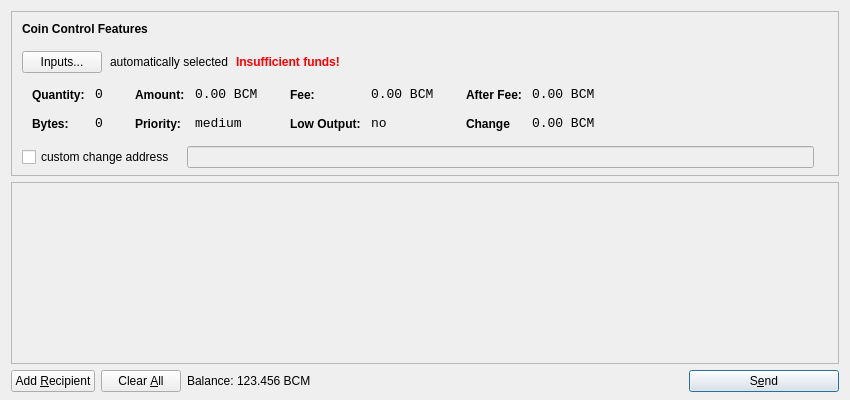
<?xml version="1.0" encoding="UTF-8"?>
<ui version="4.0">
 <class>SendCoinsDialog</class>
 <widget class="QDialog" name="SendCoinsDialog">
  <property name="geometry">
   <rect>
    <x>0</x>
    <y>0</y>
    <width>850</width>
    <height>400</height>
   </rect>
  </property>
  <property name="windowTitle">
   <string>Send Coins</string>
  </property>
  <layout class="QVBoxLayout" name="verticalLayout" stretch="0,1,0">
   <property name="bottomMargin">
    <number>8</number>
   </property>
   <item>
    <widget class="QFrame" name="frameCoinControl">
     <property name="sizePolicy">
      <sizepolicy hsizetype="Expanding" vsizetype="Expanding">
       <horstretch>0</horstretch>
       <verstretch>0</verstretch>
      </sizepolicy>
     </property>
     <property name="maximumSize">
      <size>
       <width>16777215</width>
       <height>16777215</height>
      </size>
     </property>
     <property name="frameShape">
      <enum>QFrame::StyledPanel</enum>
     </property>
     <property name="frameShadow">
      <enum>QFrame::Sunken</enum>
     </property>
     <layout class="QVBoxLayout" name="verticalLayoutCoinControl2">
      <property name="spacing">
       <number>6</number>
      </property>
      <property name="leftMargin">
       <number>0</number>
      </property>
      <property name="topMargin">
       <number>0</number>
      </property>
      <property name="rightMargin">
       <number>0</number>
      </property>
      <property name="bottomMargin">
       <number>6</number>
      </property>
      <item>
       <layout class="QVBoxLayout" name="verticalLayoutCoinControl" stretch="0,0,0,0,1">
        <property name="spacing">
         <number>0</number>
        </property>
        <property name="leftMargin">
         <number>10</number>
        </property>
        <property name="topMargin">
         <number>10</number>
        </property>
        <item>
         <layout class="QHBoxLayout" name="horizontalLayoutCoinControl1">
          <property name="bottomMargin">
           <number>15</number>
          </property>
          <item>
           <widget class="QLabel" name="labelCoinControlFeatures">
            <property name="sizePolicy">
             <sizepolicy hsizetype="Preferred" vsizetype="Maximum">
              <horstretch>0</horstretch>
              <verstretch>0</verstretch>
             </sizepolicy>
            </property>
            <property name="font">
             <font>
              <weight>75</weight>
              <bold>true</bold>
             </font>
            </property>
            <property name="styleSheet">
             <string notr="true">font-weight:bold;</string>
            </property>
            <property name="text">
             <string>Coin Control Features</string>
            </property>
           </widget>
          </item>
         </layout>
        </item>
        <item>
         <layout class="QHBoxLayout" name="horizontalLayoutCoinControl2" stretch="0,0,0,0">
          <property name="spacing">
           <number>8</number>
          </property>
          <property name="bottomMargin">
           <number>10</number>
          </property>
          <item>
           <widget class="QPushButton" name="pushButtonCoinControl">
            <property name="styleSheet">
             <string notr="true"/>
            </property>
            <property name="text">
             <string>Inputs...</string>
            </property>
           </widget>
          </item>
          <item>
           <widget class="QLabel" name="labelCoinControlAutomaticallySelected">
            <property name="text">
             <string>automatically selected</string>
            </property>
            <property name="margin">
             <number>5</number>
            </property>
           </widget>
          </item>
          <item>
           <widget class="QLabel" name="labelCoinControlInsuffFunds">
            <property name="font">
             <font>
              <weight>75</weight>
              <bold>true</bold>
             </font>
            </property>
            <property name="styleSheet">
             <string notr="true">color:red;font-weight:bold;</string>
            </property>
            <property name="text">
             <string>Insufficient funds!</string>
            </property>
            <property name="margin">
             <number>5</number>
            </property>
           </widget>
          </item>
          <item>
           <spacer name="horizontalSpacerCoinControl">
            <property name="orientation">
             <enum>Qt::Horizontal</enum>
            </property>
            <property name="sizeHint" stdset="0">
             <size>
              <width>40</width>
              <height>1</height>
             </size>
            </property>
           </spacer>
          </item>
         </layout>
        </item>
        <item>
         <widget class="QWidget" name="widgetCoinControl" native="true">
          <property name="sizePolicy">
           <sizepolicy hsizetype="Preferred" vsizetype="Preferred">
            <horstretch>0</horstretch>
            <verstretch>0</verstretch>
           </sizepolicy>
          </property>
          <property name="minimumSize">
           <size>
            <width>0</width>
            <height>0</height>
           </size>
          </property>
          <property name="styleSheet">
           <string notr="true"/>
          </property>
          <layout class="QHBoxLayout" name="horizontalLayoutCoinControl5">
           <property name="margin">
            <number>0</number>
           </property>
           <item>
            <layout class="QHBoxLayout" name="horizontalLayoutCoinControl3" stretch="0,0,0,1">
             <property name="spacing">
              <number>20</number>
             </property>
             <property name="topMargin">
              <number>0</number>
             </property>
             <property name="bottomMargin">
              <number>10</number>
             </property>
             <item>
              <layout class="QFormLayout" name="formLayoutCoinControl1">
               <property name="horizontalSpacing">
                <number>10</number>
               </property>
               <property name="verticalSpacing">
                <number>14</number>
               </property>
               <property name="leftMargin">
                <number>10</number>
               </property>
               <property name="topMargin">
                <number>4</number>
               </property>
               <property name="rightMargin">
                <number>6</number>
               </property>
               <item row="0" column="0">
                <widget class="QLabel" name="labelCoinControlQuantityText">
                 <property name="styleSheet">
                  <string notr="true">font-weight:bold;</string>
                 </property>
                 <property name="text">
                  <string>Quantity:</string>
                 </property>
                 <property name="margin">
                  <number>0</number>
                 </property>
                </widget>
               </item>
               <item row="0" column="1">
                <widget class="QLabel" name="labelCoinControlQuantity">
                 <property name="font">
                  <font>
                   <family>Monospace</family>
                   <pointsize>10</pointsize>
                  </font>
                 </property>
                 <property name="cursor">
                  <cursorShape>IBeamCursor</cursorShape>
                 </property>
                 <property name="contextMenuPolicy">
                  <enum>Qt::ActionsContextMenu</enum>
                 </property>
                 <property name="text">
                  <string>0</string>
                 </property>
                 <property name="margin">
                  <number>0</number>
                 </property>
                 <property name="textInteractionFlags">
                  <set>Qt::LinksAccessibleByMouse|Qt::TextSelectableByKeyboard|Qt::TextSelectableByMouse</set>
                 </property>
                </widget>
               </item>
               <item row="1" column="0">
                <widget class="QLabel" name="labelCoinControlBytesText">
                 <property name="styleSheet">
                  <string notr="true">font-weight:bold;</string>
                 </property>
                 <property name="text">
                  <string>Bytes:</string>
                 </property>
                </widget>
               </item>
               <item row="1" column="1">
                <widget class="QLabel" name="labelCoinControlBytes">
                 <property name="font">
                  <font>
                   <family>Monospace</family>
                   <pointsize>10</pointsize>
                  </font>
                 </property>
                 <property name="cursor">
                  <cursorShape>IBeamCursor</cursorShape>
                 </property>
                 <property name="contextMenuPolicy">
                  <enum>Qt::ActionsContextMenu</enum>
                 </property>
                 <property name="text">
                  <string>0</string>
                 </property>
                 <property name="textInteractionFlags">
                  <set>Qt::LinksAccessibleByMouse|Qt::TextSelectableByKeyboard|Qt::TextSelectableByMouse</set>
                 </property>
                </widget>
               </item>
              </layout>
             </item>
             <item>
              <layout class="QFormLayout" name="formLayoutCoinControl2">
               <property name="horizontalSpacing">
                <number>10</number>
               </property>
               <property name="verticalSpacing">
                <number>14</number>
               </property>
               <property name="leftMargin">
                <number>6</number>
               </property>
               <property name="topMargin">
                <number>4</number>
               </property>
               <property name="rightMargin">
                <number>6</number>
               </property>
               <item row="0" column="0">
                <widget class="QLabel" name="labelCoinControlAmountText">
                 <property name="styleSheet">
                  <string notr="true">font-weight:bold;</string>
                 </property>
                 <property name="text">
                  <string>Amount:</string>
                 </property>
                 <property name="margin">
                  <number>0</number>
                 </property>
                </widget>
               </item>
               <item row="0" column="1">
                <widget class="QLabel" name="labelCoinControlAmount">
                 <property name="font">
                  <font>
                   <family>Monospace</family>
                   <pointsize>10</pointsize>
                  </font>
                 </property>
                 <property name="cursor">
                  <cursorShape>IBeamCursor</cursorShape>
                 </property>
                 <property name="contextMenuPolicy">
                  <enum>Qt::ActionsContextMenu</enum>
                 </property>
                 <property name="text">
                  <string>0.00 BCM</string>
                 </property>
                 <property name="textInteractionFlags">
                  <set>Qt::LinksAccessibleByMouse|Qt::TextSelectableByKeyboard|Qt::TextSelectableByMouse</set>
                 </property>
                </widget>
               </item>
               <item row="1" column="0">
                <widget class="QLabel" name="labelCoinControlPriorityText">
                 <property name="styleSheet">
                  <string notr="true">font-weight:bold;</string>
                 </property>
                 <property name="text">
                  <string>Priority:</string>
                 </property>
                </widget>
               </item>
               <item row="1" column="1">
                <widget class="QLabel" name="labelCoinControlPriority">
                 <property name="font">
                  <font>
                   <family>Monospace</family>
                   <pointsize>10</pointsize>
                  </font>
                 </property>
                 <property name="cursor">
                  <cursorShape>IBeamCursor</cursorShape>
                 </property>
                 <property name="contextMenuPolicy">
                  <enum>Qt::ActionsContextMenu</enum>
                 </property>
                 <property name="text">
                  <string>medium</string>
                 </property>
                 <property name="textInteractionFlags">
                  <set>Qt::LinksAccessibleByMouse|Qt::TextSelectableByKeyboard|Qt::TextSelectableByMouse</set>
                 </property>
                </widget>
               </item>
              </layout>
             </item>
             <item>
              <layout class="QFormLayout" name="formLayoutCoinControl3">
               <property name="horizontalSpacing">
                <number>10</number>
               </property>
               <property name="verticalSpacing">
                <number>14</number>
               </property>
               <property name="leftMargin">
                <number>6</number>
               </property>
               <property name="topMargin">
                <number>4</number>
               </property>
               <property name="rightMargin">
                <number>6</number>
               </property>
               <item row="0" column="0">
                <widget class="QLabel" name="labelCoinControlFeeText">
                 <property name="styleSheet">
                  <string notr="true">font-weight:bold;</string>
                 </property>
                 <property name="text">
                  <string>Fee:</string>
                 </property>
                 <property name="margin">
                  <number>0</number>
                 </property>
                </widget>
               </item>
               <item row="0" column="1">
                <widget class="QLabel" name="labelCoinControlFee">
                 <property name="font">
                  <font>
                   <family>Monospace</family>
                   <pointsize>10</pointsize>
                  </font>
                 </property>
                 <property name="cursor">
                  <cursorShape>IBeamCursor</cursorShape>
                 </property>
                 <property name="contextMenuPolicy">
                  <enum>Qt::ActionsContextMenu</enum>
                 </property>
                 <property name="text">
                  <string>0.00 BCM</string>
                 </property>
                 <property name="textInteractionFlags">
                  <set>Qt::LinksAccessibleByMouse|Qt::TextSelectableByKeyboard|Qt::TextSelectableByMouse</set>
                 </property>
                </widget>
               </item>
               <item row="1" column="0">
                <widget class="QLabel" name="labelCoinControlLowOutputText">
                 <property name="styleSheet">
                  <string notr="true">font-weight:bold;</string>
                 </property>
                 <property name="text">
                  <string>Low Output:</string>
                 </property>
                </widget>
               </item>
               <item row="1" column="1">
                <widget class="QLabel" name="labelCoinControlLowOutput">
                 <property name="font">
                  <font>
                   <family>Monospace</family>
                   <pointsize>10</pointsize>
                  </font>
                 </property>
                 <property name="cursor">
                  <cursorShape>IBeamCursor</cursorShape>
                 </property>
                 <property name="contextMenuPolicy">
                  <enum>Qt::ActionsContextMenu</enum>
                 </property>
                 <property name="text">
                  <string>no</string>
                 </property>
                 <property name="textInteractionFlags">
                  <set>Qt::LinksAccessibleByMouse|Qt::TextSelectableByKeyboard|Qt::TextSelectableByMouse</set>
                 </property>
                </widget>
               </item>
              </layout>
             </item>
             <item>
              <layout class="QFormLayout" name="formLayoutCoinControl4">
               <property name="horizontalSpacing">
                <number>10</number>
               </property>
               <property name="verticalSpacing">
                <number>14</number>
               </property>
               <property name="leftMargin">
                <number>6</number>
               </property>
               <property name="topMargin">
                <number>4</number>
               </property>
               <property name="rightMargin">
                <number>6</number>
               </property>
               <item row="0" column="0">
                <widget class="QLabel" name="labelCoinControlAfterFeeText">
                 <property name="styleSheet">
                  <string notr="true">font-weight:bold;</string>
                 </property>
                 <property name="text">
                  <string>After Fee:</string>
                 </property>
                 <property name="margin">
                  <number>0</number>
                 </property>
                </widget>
               </item>
               <item row="0" column="1">
                <widget class="QLabel" name="labelCoinControlAfterFee">
                 <property name="font">
                  <font>
                   <family>Monospace</family>
                   <pointsize>10</pointsize>
                  </font>
                 </property>
                 <property name="cursor">
                  <cursorShape>IBeamCursor</cursorShape>
                 </property>
                 <property name="contextMenuPolicy">
                  <enum>Qt::ActionsContextMenu</enum>
                 </property>
                 <property name="text">
                  <string>0.00 BCM</string>
                 </property>
                 <property name="textInteractionFlags">
                  <set>Qt::LinksAccessibleByMouse|Qt::TextSelectableByKeyboard|Qt::TextSelectableByMouse</set>
                 </property>
                </widget>
               </item>
               <item row="1" column="0">
                <widget class="QLabel" name="labelCoinControlChangeText">
                 <property name="styleSheet">
                  <string notr="true">font-weight:bold;</string>
                 </property>
                 <property name="text">
                  <string>Change</string>
                 </property>
                </widget>
               </item>
               <item row="1" column="1">
                <widget class="QLabel" name="labelCoinControlChange">
                 <property name="font">
                  <font>
                   <family>Monospace</family>
                   <pointsize>10</pointsize>
                  </font>
                 </property>
                 <property name="cursor">
                  <cursorShape>IBeamCursor</cursorShape>
                 </property>
                 <property name="contextMenuPolicy">
                  <enum>Qt::ActionsContextMenu</enum>
                 </property>
                 <property name="text">
                  <string>0.00 BCM</string>
                 </property>
                 <property name="textInteractionFlags">
                  <set>Qt::LinksAccessibleByMouse|Qt::TextSelectableByKeyboard|Qt::TextSelectableByMouse</set>
                 </property>
                </widget>
               </item>
              </layout>
             </item>
            </layout>
           </item>
          </layout>
         </widget>
        </item>
        <item>
         <layout class="QHBoxLayout" name="horizontalLayoutCoinControl4" stretch="0,0,0">
          <property name="spacing">
           <number>12</number>
          </property>
          <property name="sizeConstraint">
           <enum>QLayout::SetDefaultConstraint</enum>
          </property>
          <property name="topMargin">
           <number>5</number>
          </property>
          <property name="rightMargin">
           <number>5</number>
          </property>
          <item>
           <widget class="QCheckBox" name="checkBoxCoinControlChange">
            <property name="text">
             <string>custom change address</string>
            </property>
           </widget>
          </item>
          <item>
           <widget class="QLineEdit" name="lineEditCoinControlChange">
            <property name="enabled">
             <bool>false</bool>
            </property>
            <property name="sizePolicy">
             <sizepolicy hsizetype="Expanding" vsizetype="Fixed">
              <horstretch>0</horstretch>
              <verstretch>0</verstretch>
             </sizepolicy>
            </property>
           </widget>
          </item>
          <item>
           <widget class="QLabel" name="labelCoinControlChangeLabel">
            <property name="sizePolicy">
             <sizepolicy hsizetype="Preferred" vsizetype="Expanding">
              <horstretch>0</horstretch>
              <verstretch>0</verstretch>
             </sizepolicy>
            </property>
            <property name="minimumSize">
             <size>
              <width>0</width>
              <height>0</height>
             </size>
            </property>
            <property name="text">
             <string/>
            </property>
            <property name="margin">
             <number>3</number>
            </property>
           </widget>
          </item>
         </layout>
        </item>
        <item>
         <spacer name="verticalSpacerCoinControl">
          <property name="orientation">
           <enum>Qt::Vertical</enum>
          </property>
          <property name="sizeHint" stdset="0">
           <size>
            <width>800</width>
            <height>1</height>
           </size>
          </property>
         </spacer>
        </item>
       </layout>
      </item>
     </layout>
    </widget>
   </item>
   <item>
    <widget class="QScrollArea" name="scrollArea">
     <property name="widgetResizable">
      <bool>true</bool>
     </property>
     <widget class="QWidget" name="scrollAreaWidgetContents">
      <property name="geometry">
       <rect>
        <x>0</x>
        <y>0</y>
        <width>830</width>
        <height>162</height>
       </rect>
      </property>
      <layout class="QVBoxLayout" name="verticalLayout_2">
       <property name="margin">
        <number>0</number>
       </property>
       <item>
        <layout class="QVBoxLayout" name="entries">
         <property name="spacing">
          <number>6</number>
         </property>
        </layout>
       </item>
       <item>
        <spacer name="verticalSpacer">
         <property name="orientation">
          <enum>Qt::Vertical</enum>
         </property>
         <property name="sizeHint" stdset="0">
          <size>
           <width>20</width>
           <height>40</height>
          </size>
         </property>
        </spacer>
       </item>
      </layout>
     </widget>
    </widget>
   </item>
   <item>
    <layout class="QHBoxLayout" name="horizontalLayout">
     <item>
      <widget class="QPushButton" name="addButton">
       <property name="toolTip">
        <string>Send to multiple recipients at once</string>
       </property>
       <property name="text">
        <string>Add &amp;Recipient</string>
       </property>
       <property name="icon">
        <iconset resource="../bitcoin.qrc">
         <normaloff>:/icons/add</normaloff>:/icons/add</iconset>
       </property>
       <property name="autoDefault">
        <bool>false</bool>
       </property>
      </widget>
     </item>
     <item>
      <widget class="QPushButton" name="clearButton">
       <property name="sizePolicy">
        <sizepolicy hsizetype="Minimum" vsizetype="Fixed">
         <horstretch>0</horstretch>
         <verstretch>0</verstretch>
        </sizepolicy>
       </property>
       <property name="toolTip">
        <string>Remove all transaction fields</string>
       </property>
       <property name="text">
        <string>Clear &amp;All</string>
       </property>
       <property name="icon">
        <iconset resource="../bitcoin.qrc">
         <normaloff>:/icons/remove</normaloff>:/icons/remove</iconset>
       </property>
       <property name="autoRepeatDelay">
        <number>300</number>
       </property>
       <property name="autoDefault">
        <bool>false</bool>
       </property>
      </widget>
     </item>
     <item>
      <layout class="QHBoxLayout" name="horizontalLayout_2">
       <property name="spacing">
        <number>3</number>
       </property>
       <item>
        <widget class="QLabel" name="label">
         <property name="sizePolicy">
          <sizepolicy hsizetype="Preferred" vsizetype="Fixed">
           <horstretch>0</horstretch>
           <verstretch>0</verstretch>
          </sizepolicy>
         </property>
         <property name="text">
          <string>Balance:</string>
         </property>
        </widget>
       </item>
       <item>
        <widget class="QLabel" name="labelBalance">
         <property name="sizePolicy">
          <sizepolicy hsizetype="Preferred" vsizetype="Fixed">
           <horstretch>0</horstretch>
           <verstretch>0</verstretch>
          </sizepolicy>
         </property>
         <property name="cursor">
          <cursorShape>IBeamCursor</cursorShape>
         </property>
         <property name="text">
          <string>123.456 BCM</string>
         </property>
         <property name="textInteractionFlags">
          <set>Qt::LinksAccessibleByMouse|Qt::TextSelectableByKeyboard|Qt::TextSelectableByMouse</set>
         </property>
        </widget>
       </item>
      </layout>
     </item>
     <item>
      <spacer name="horizontalSpacer">
       <property name="orientation">
        <enum>Qt::Horizontal</enum>
       </property>
       <property name="sizeHint" stdset="0">
        <size>
         <width>40</width>
         <height>20</height>
        </size>
       </property>
      </spacer>
     </item>
     <item>
      <widget class="QPushButton" name="sendButton">
       <property name="minimumSize">
        <size>
         <width>150</width>
         <height>0</height>
        </size>
       </property>
       <property name="toolTip">
        <string>Confirm the send action</string>
       </property>
       <property name="text">
        <string>S&amp;end</string>
       </property>
       <property name="icon">
        <iconset resource="../bitcoin.qrc">
         <normaloff>:/icons/send</normaloff>:/icons/send</iconset>
       </property>
       <property name="default">
        <bool>true</bool>
       </property>
      </widget>
     </item>
    </layout>
   </item>
  </layout>
 </widget>
 <resources>
  <include location="../bitcoin.qrc"/>
 </resources>
 <connections/>
</ui>
